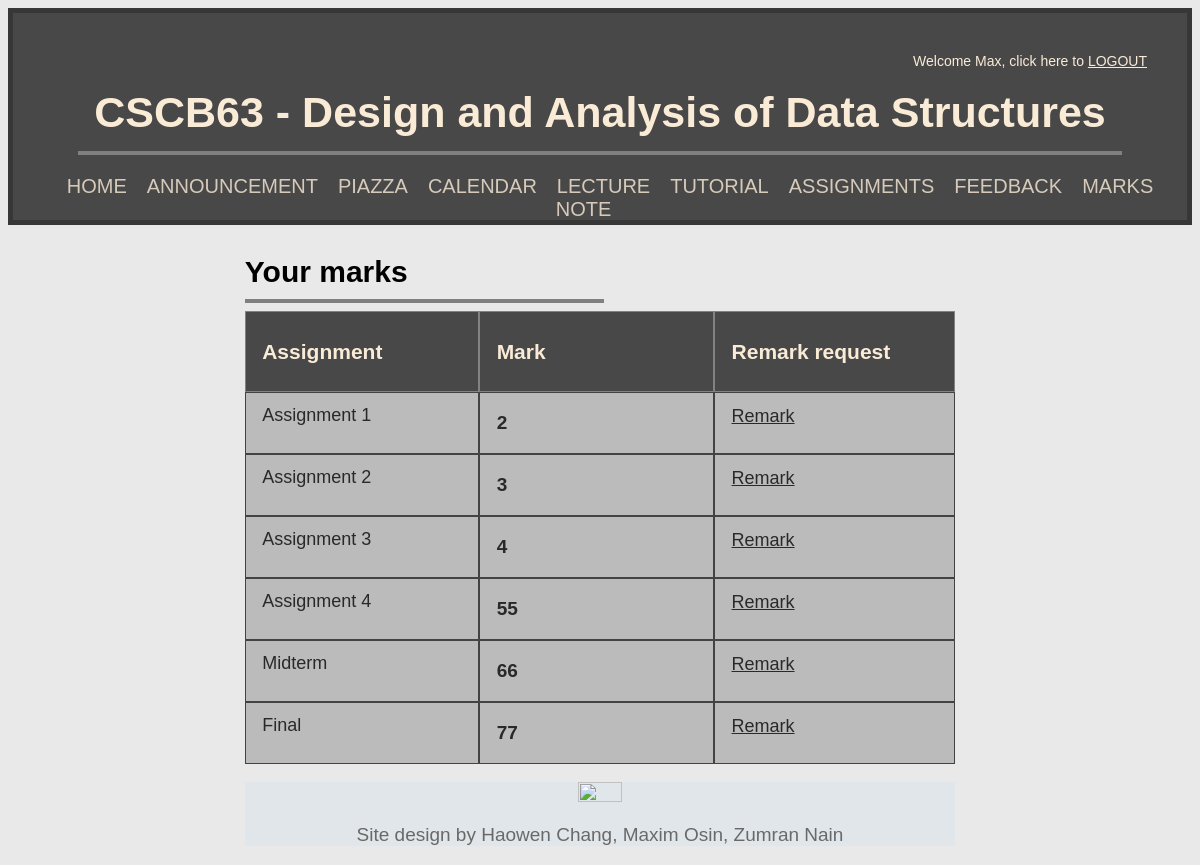
Before: /studentmark (signed in) with the older database file.
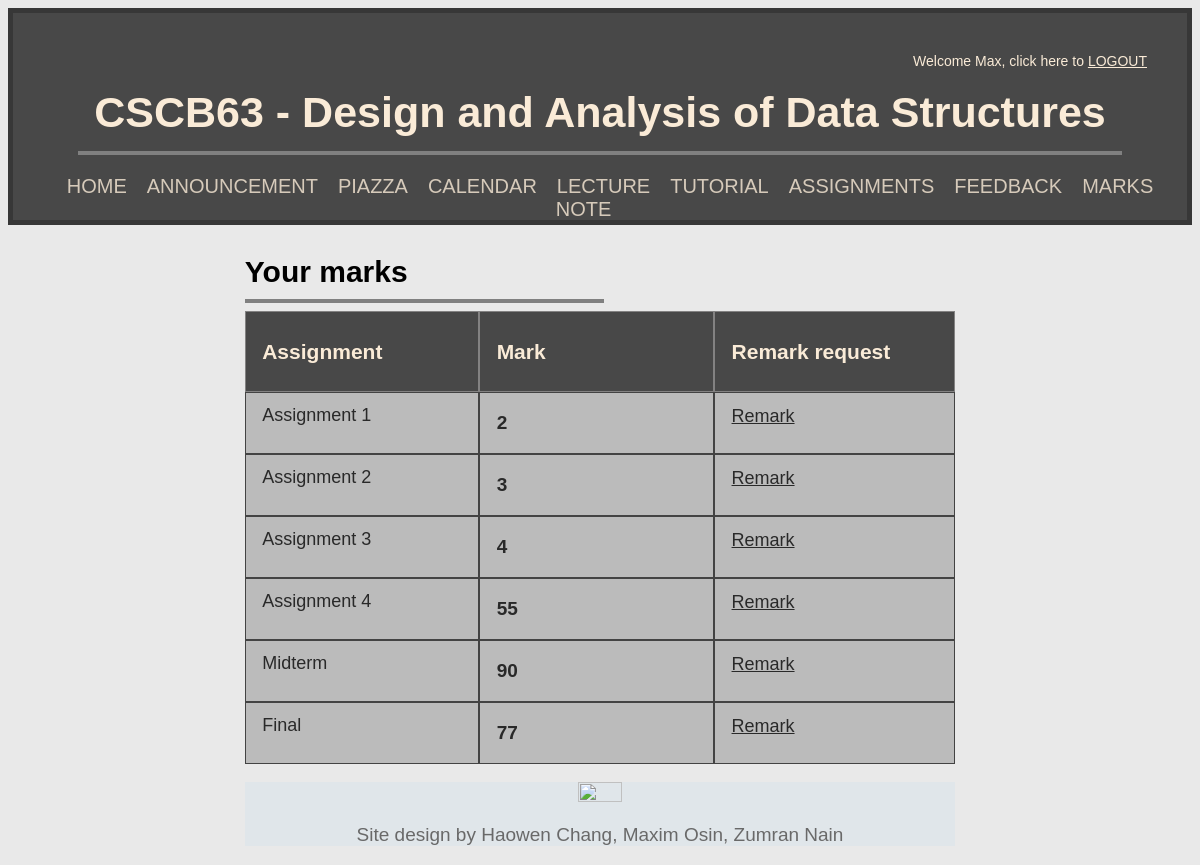
After: the same page with the newer database file.
### tables this page shows
CREATE TABLE "StudentMark" (
	"username"	TEXT NOT NULL,
	"Assignment1"	INTEGER,
	"Assignment2"	INTEGER,
	"Assignment3"	INTEGER,
	"Assignment4"	INTEGER,
	"Midterm"	INTEGER,
	"FinalTest"	INTEGER,
	PRIMARY KEY("username")
);

### app.py (the view)
@app.route('/studentmark')
def studentmark():
    if 'username' in session:
        if isInstructor(session['username']):
            return redirect(url_for('notStudent'))
        return render_template('studentmark.html', Ins=isInstructor(session['username']), marks=get_student_marks(session['username']), username=session['username'])
    return redirect(url_for('login'))

### app.py (called while the page is built)
def get_db():
    db = getattr(g, '_database', None)
    if(db is None):
        db = g._database = sqlite3.connect(DATABASE)
    return db

def query_db(query: str, args=(), one=None):
    if one is None:
        one = True
    else:
        one = False
    cursor = get_db().execute(query, args)
    result = cursor.fetchall()
    cursor.close()
    return (result[0] if result else None) if one else result

def get_student_marks(username: str):
    return query_db("""SELECT * FROM StudentMark
                    WHERE StudentMark.username == ?;""",
                    (username,), one=True)

def isInstructor(username: str):
    result = query_db("""SELECT username FROM User WHERE User.username == ?
                    AND User.isInstructor == 1;""",
                      args=(username,))
    if result is None:
        return False
    return True

@app.teardown_appcontext
def close_connection(exception):
    db = getattr(g, '_database', None)
    if db is not None:
        db.close()

### templates/studentmark.html (shortened to what this page needs)
<!DOCTYPE html>
<html>
<head>
    <link rel="stylesheet" href="../static/assignment.css">
</head>
<body>
    {% extends "index.html" %}
    {% block content %}
    <div class="content">
        <h3>Your marks</h3>
        <hr class="description">
        <div class="grid-container">
            <div id="grid-item1">
                <h4>Assignment</h4>
            </div>
            <div id="grid-item2">
                <h4>Mark</h4>
            </div>
            <div id="grid-item3">
                <h4>Remark request</h4>
            </div>
            <div class="col1">
                <a class="link" >Assignment
                    1</a>
            </div>
            <div class="col2">
                <p>{{marks[0][1]}}</p>
            </div>
            <div class="col3">
                <a style="display: inline;" class="link" href="{{ url_for('remarkrequest') }}">Remark</a>
            </div>
            <div class="col1">
                <a class="link" >Assignment
                    2</a>
            </div>
            <div class="col2">
                <p>{{marks[0][2]}}</p>
            </div>
            <div class="col3">
                <a style="display: inline;" class="link" href="{{ url_for('remarkrequesta2') }}">Remark</a>
            </div>
            <div class="col1">
                <a class="link">Assignment
                    3</a>
            </div>
            <div class="col2">
                <p>{{marks[0][3]}}</p>
            </div>
            <div class="col3">
                <a style="display: inline;" class="link" href="{{ url_for('remarkrequesta3') }}">Remark</a>
            </div>
            <div class="col1">
                <a class="link" >Assignment
                    4</a>
            </div>
            <div class="col2">
                <p>{{marks[0][4]}}</p>
            </div>
            <div class="col3">
                <a style="display: inline;" class="link" href="{{ url_for('remarkrequesta4') }}">Remark</a>
            </div>
            <div class="col1">
                <a class="link" >Midterm</a>
            </div>
            <div class="col2">
                <p>{{marks[0][5]}}</p>
            </div>
            <div class="col3">
                <a style="display: inline;" class="link" href="{{ url_for('remarkrequestmidterm') }}">Remark</a>
            </div>
            <div class="col1">
                <a class="link" >Final </a>
            </div>
            <div class="col2">
                <p>{{marks[0][6]}}</p>
            </div>
            <div class="col3">
                <a style="display: inline;" class="link" href="{{ url_for('remarkrequestfinal') }}">Remark</a>
        </div>
    </div>
    </div>
    {% endblock %}

### templates/index.html (shortened to what this page needs)
<!DOCTYPE html>
<html>
    <head>
        <link rel="stylesheet" href="../static/index.css">
    </head>
    <body>
        <div class="header-content">
            <div class="welcome">
                <p style="display: inline;">Welcome {{username}}, click here to </p>
                <a style="display: inline;" class="logout" href="http://localhost:5000/logout">LOGOUT</a>
            </div>
            <h1>CSCB63 - Design and Analysis of Data Structures</h1>
            <hr id="Header-line">
            <div class="menu-container">
                <ul>
                    {% if Ins == False %}
                    <li><a href="{{ url_for('index') }}">HOME</a></li>
                    <li><a href="{{ url_for('announcement') }}">ANNOUNCEMENT</a></li>
                    <li><a href="{{ url_for('piazza') }}">PIAZZA</a></li>
                    <li><a href="{{ url_for('calendar') }}">CALENDAR</a></li>
                    <li><a href="{{ url_for('lecture') }}">LECTURE NOTE</a></li>
                    <li><a href="{{ url_for('tutorial') }}">TUTORIAL</a></li>
                    <li><a href="{{ url_for('assignment') }}">ASSIGNMENTS</a></li>
                    <li><a href="{{ url_for('feedback') }}">FEEDBACK</a></li>
                    <li><a href="{{ url_for('studentmark') }}">MARKS</a></li>
                    {% endif %}
                </ul>
            </div>
        </div>
    {% block content %}{% endblock %}
        <br>
        <div class="footer">
            <a id="UofTlink" href="https://www.utsc.utoronto.ca/cms/faculty-of-computer-science">
                <img src="https://images.squarespace-cdn.com/content/v1/5c8e9a223560c34f9070706f/1584117182341-P48MTCA7MDXB57QM6QL1/ke17ZwdGBToddI8pDm48kJ76nH85aza3J1kOSUxUUQsUqsxRUqqbr1mOJYKfIPR7LoDQ9mXPOjoJoqy81S2I8N_N4V1vUb5AoIIIbLZhVYwL8IeDg6_3B-BRuF4nNrNcQkVuAT7tdErd0wQFEGFSnHyTjHFnbVqz2a3skCZF3VMl39tOtb9mNFVdjjN0V38UY8HhU9A19BklyivaDE3oZA/Computer+Science+%28Blue%29-01.png?format=500w" width="25%" height="25%">
            </a>
            <p>Site design by Haowen Chang, Maxim Osin, Zumran Nain</p>
        </div>
    </body>
</html>

Changed rows visible on the page:
changed StudentMark "Max": Midterm "66" → "90"
